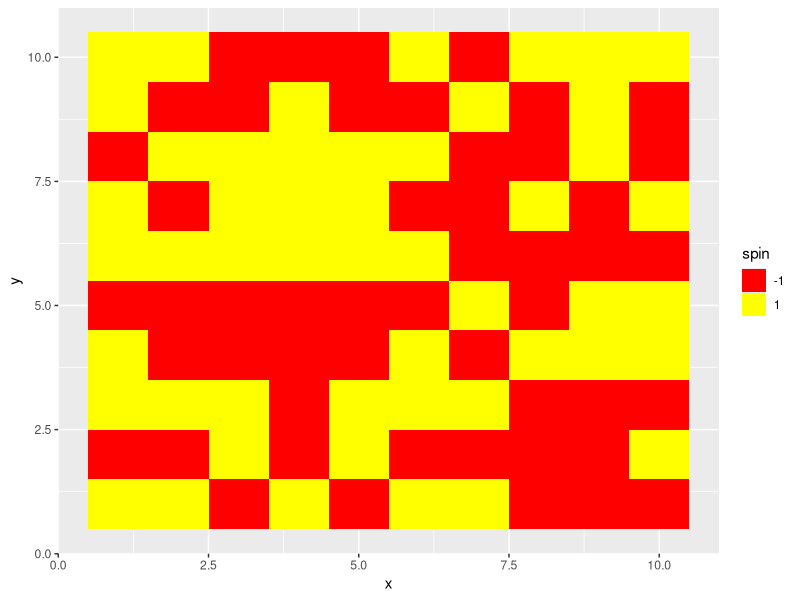
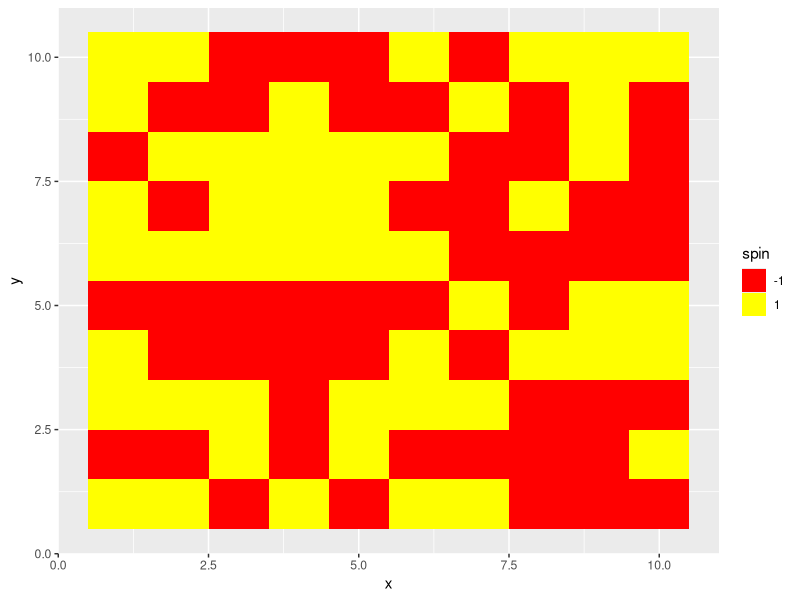
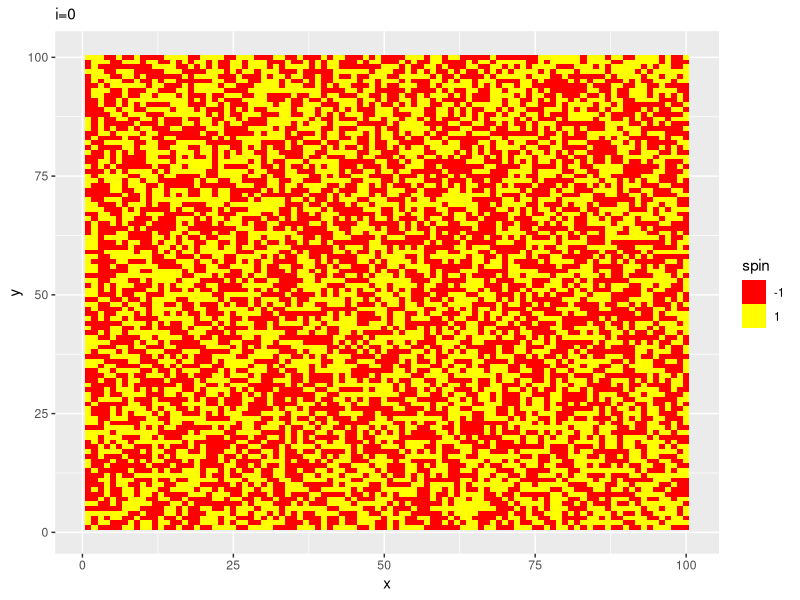

Here is the R script that generated these plots, in order:

# ch7.2 イジング模型 ---------------------------------------------------------------

# 7.2節で利用するパッケージ
library(tidyverse)


# 1辺のスピン数を指定
N <- 10

# スピンのマトリクスを初期化
spin_mat <- matrix(sample(x = c(-1, 1), size = N^2, replace = TRUE), nrow = N, ncol = N)

# スピンのデータフレームを作成
spin_df <- tibble(
  x = rep(1:N, times = N), 
  y = rep(1:N, each = N), 
  spin = as.vector(spin_mat)
)

# 作図
ggplot(spin_df, aes(x = x, y = y, fill = spin)) + 
  geom_tile() + 
  scale_fill_gradient(low = "red", high = "yellow", 
                       breaks = c(-1, 1), guide = guide_legend())


# パラメータを指定
J <- 1
h <- 0
t <- 1


# クラスタのマトリクスを初期化
cluster_mat <- matrix(1, nrow = N, ncol = N)

# 初回のクラスタのインデックスを生成
x_idx <- sample(x = 1:N, size = 1)
y_idx <- sample(x = 1:N, size = 1)

# 初回のクラスタを設定
cluster_mat[x_idx, y_idx] <- 0

# 初回のクラスタのスピンを取得
spin_cluster <- spin_mat[x_idx, y_idx]

# クラスタのインデックスを記録
cluster_idx_mat <- matrix(c(x_idx, y_idx), nrow = 1, ncol = 2)

# クラスタ数をカウント
n_cluster <- 1

# 追加判定用の確率値を計算
prob <- 1 - exp(-2 * J / t)

# 処理済みのクラスタ数
k <- 1
while(k <= n_cluster) {
  # クラスタのインデックスを取得
  x_idx <- cluster_idx_mat[k, 1]
  y_idx <- cluster_idx_mat[k, 2]
  
  # 隣接するインデックスを計算
  x_idx_plus <- x_idx + 1
  y_idx_plus <- y_idx + 1
  x_idx_minus <- x_idx - 1
  y_idx_minus <- y_idx - 1
  
  # 右隣を処理
  if(x_idx_plus <= N) { # 枠内である
    if(spin_mat[x_idx_plus, y_idx] == spin_cluster) { # 現クラスタと同じスピンである
      if(cluster_mat[x_idx_plus, y_idx] == 1) { # 未処理である
        # 判定用の確率値を生成
        p <- sample(seq(0, 1, 0.001), size = 1)
        if(p < prob) { # 確率で判定
          # 新たなクラスタのインデックスを記録
          cluster_idx_mat <- rbind(cluster_idx_mat, c(x_idx_plus, y_idx))
          
          # クラスタ数を加算
          n_cluster <- n_cluster + 1
          
          # クラスタを追加
          cluster_mat[x_idx_plus, y_idx] <- 0
        }
      }
    }
  }
  
  # 上隣を処理
  if(y_idx_plus <= N) { # 枠内である
    if(spin_mat[x_idx, y_idx_plus] == spin_cluster) { # 現クラスタと同じスピンである
      if(cluster_mat[x_idx, y_idx_plus] == 1) { # 未処理である
        # 判定用の確率値を生成
        p <- sample(seq(0, 1, 0.001), size = 1)
        if(p < prob) { # 確率で判定
          # 新たなクラスタのインデックスを記録
          cluster_idx_mat <- rbind(cluster_idx_mat, c(x_idx, y_idx_plus))
          
          # クラスタ数を加算
          n_cluster <- n_cluster + 1
          
          # クラスタを追加
          cluster_mat[x_idx, y_idx_plus] <- 0
        }
      }
    }
  }
  
  # 左隣を処理
  if(x_idx_minus >= 1) { # 枠内である
    if(spin_mat[x_idx_minus, y_idx] == spin_cluster) { # 現クラスタと同じスピンである
      if(cluster_mat[x_idx_minus, y_idx] == 1) { # 未処理である
        # 判定用の確率値を生成
        p <- sample(seq(0, 1, 0.001), size = 1)
        if(p < prob) { # 確率で判定
          # 新たなクラスタのインデックスを記録
          cluster_idx_mat <- rbind(cluster_idx_mat, c(x_idx_minus, y_idx))
          
          # クラスタ数を加算
          n_cluster <- n_cluster + 1
          
          # クラスタを追加
          cluster_mat[x_idx_minus, y_idx] <- 0
        }
      }
    }
  }
  
  # 下隣を処理
  if(y_idx_minus >= 1) { # 枠内である
    if(spin_mat[x_idx, y_idx_minus] == spin_cluster) { # 現クラスタと同じスピンである
      if(cluster_mat[x_idx, y_idx_minus] == 1) { # 未処理である
        p <- sample(seq(0, 1, 0.001), size = 1)
        if(p < prob) { # 確率で判定
          # 新たなクラスタのインデックスを記録
          cluster_idx_mat <- rbind(cluster_idx_mat, c(x_idx, y_idx_minus))
          
          # クラスタ数を加算
          n_cluster <- n_cluster + 1
          
          # クラスタを追加
          cluster_mat[x_idx, y_idx_minus] <- 0
        }
      }
    }
  }
  
  # 処理済みのクラスタ数を加算
  k <- k + 1
  print(paste0("k=", k, " (", k, " / ", n_cluster, ")"))
}

# スピンのマトリクスを更新:(スピンを反転)
spin_mat[cluster_mat == 0] <- spin_cluster * (-1)

# スピンのデータフレームを更新
spin_df <- tibble(
  x = rep(1:N, times = N), 
  y = rep(1:N, each = N), 
  spin = as.vector(spin_mat)
)

# 作図
ggplot(spin_df, aes(x = x, y = y, fill = spin)) + 
  geom_tile() + 
  scale_fill_gradient(low = "red", high = "yellow", 
                      breaks = c(-1, 1), guide = guide_legend())


# ・アニメーション ----------------------------------------------------------------

# 利用するパッケージ
library(tidyverse)
library(gganimate)


# 1辺のスピン数を指定
N <- 100

# スピンのマトリクスを初期化
spin_mat <- matrix(sample(x = c(-1, 1), size = N^2, replace = TRUE), nrow = N, ncol = N)

# スピンのデータフレームを作成
spin_df <- tibble(
  x = rep(1:N, times = N), 
  y = rep(1:N, each = N), 
  spin = as.vector(spin_mat), 
  label = as.factor(paste0("i=", 0))
)

# 作図
ggplot(spin_df, aes(x = x, y = y, fill = spin)) + 
  geom_tile() + 
  scale_fill_gradient(low = "red", high = "yellow", 
                      breaks = c(-1, 1), guide = guide_legend()) + 
  labs(subtitle = paste0("i=", 0))


# パラメータを指定
J <- 1
h <- 0
t <- 1

# 追加判定用の確率値を計算
prob <- 1 - exp(-2 * J / t)


# 試行回数を初期化
i <- 0

# イジング模型
while(abs(sum(spin_mat)) / N^2 < 0.95) {
  # 試行回数を加算
  i <- i + 1

  # クラスタのマトリクスを初期化
  cluster_mat <- matrix(1, nrow = N, ncol = N)
  
  # 起点のクラスタのインデックスを生成
  x_idx <- sample(x = 1:N, size = 1)
  y_idx <- sample(x = 1:N, size = 1)
  
  # 起点のクラスタを設定
  cluster_mat[x_idx, y_idx] <- 0
  
  # 起点のクラスタのスピンを取得
  spin_cluster <- spin_mat[x_idx, y_idx]
  
  # クラスタのインデックスを記録
  cluster_idx_mat <- matrix(c(x_idx, y_idx), nrow = 1, ncol = 2)
  
  # クラスタ数をカウントを初期化
  n_cluster <- 1
  
  # 処理済みのクラスタ数を初期化
  k <- 0
  
  # 試行
  while(k < n_cluster) {
    # 処理済みのクラスタ数を加算
    k <- k + 1
    
    # クラスタのインデックスを取得
    x_idx <- cluster_idx_mat[k, 1]
    y_idx <- cluster_idx_mat[k, 2]
    
    # 隣接するインデックスを計算
    x_idx_plus <- x_idx + 1
    y_idx_plus <- y_idx + 1
    x_idx_minus <- x_idx - 1
    y_idx_minus <- y_idx - 1
    
    # 右隣を処理
    if(x_idx_plus <= N) { # 枠内である
      if(spin_mat[x_idx_plus, y_idx] == spin_cluster) { # 現クラスタと同じスピンである
        if(cluster_mat[x_idx_plus, y_idx] == 1) { # 未処理である
          # 判定用の確率値を生成
          p <- sample(seq(0, 1, 0.001), size = 1)
          if(p < prob) { # 確率で判定
            # 新たなクラスタのインデックスを記録
            cluster_idx_mat <- rbind(cluster_idx_mat, c(x_idx_plus, y_idx))
            
            # クラスタ数を加算
            n_cluster <- n_cluster + 1
            
            # クラスタを追加
            cluster_mat[x_idx_plus, y_idx] <- 0
          }
        }
      }
    }
    
    # 上隣を処理
    if(y_idx_plus <= N) { # 枠内である
      if(spin_mat[x_idx, y_idx_plus] == spin_cluster) { # 現クラスタと同じスピンである
        if(cluster_mat[x_idx, y_idx_plus] == 1) { # 未処理である
          # 判定用の確率値を生成
          p <- sample(seq(0, 1, 0.001), size = 1)
          if(p < prob) { # 確率で判定
            # 新たなクラスタのインデックスを記録
            cluster_idx_mat <- rbind(cluster_idx_mat, c(x_idx, y_idx_plus))
            
            # クラスタ数を加算
            n_cluster <- n_cluster + 1
            
            # クラスタを追加
            cluster_mat[x_idx, y_idx_plus] <- 0
          }
        }
      }
    }
    
    # 左隣を処理
    if(x_idx_minus >= 1) { # 枠内である
      if(spin_mat[x_idx_minus, y_idx] == spin_cluster) { # 現クラスタと同じスピンである
        if(cluster_mat[x_idx_minus, y_idx] == 1) { # 未処理である
          # 判定用の確率値を生成
          p <- sample(seq(0, 1, 0.001), size = 1)
          if(p < prob) { # 確率で判定
            # 新たなクラスタのインデックスを記録
            cluster_idx_mat <- rbind(cluster_idx_mat, c(x_idx_minus, y_idx))
            
            # クラスタ数を加算
            n_cluster <- n_cluster + 1
            
            # クラスタを追加
            cluster_mat[x_idx_minus, y_idx] <- 0
          }
        }
      }
    }
    
    # 下隣を処理
    if(y_idx_minus >= 1) { # 枠内である
      if(spin_mat[x_idx, y_idx_minus] == spin_cluster) { # 現クラスタと同じスピンである
        if(cluster_mat[x_idx, y_idx_minus] == 1) { # 未処理である
          p <- sample(seq(0, 1, 0.001), size = 1)
          if(p < prob) { # 確率で判定
              # 新たなクラスタのインデックスを記録
            cluster_idx_mat <- rbind(cluster_idx_mat, c(x_idx, y_idx_minus))
          
            # クラスタ数を加算
            n_cluster <- n_cluster + 1
            
            # クラスタを追加
            cluster_mat[x_idx, y_idx_minus] <- 0
          }
        }
      }
    }
    
  }
  
  # スピンのマトリクスを更新:(スピンを反転)
  spin_mat[cluster_mat == 0] <- spin_cluster * (-1)
  
  # スピンのデータフレームを作成
  tmp_spin_df <- tibble(
    x = rep(1:N, times = N), 
    y = rep(1:N, each = N), 
    spin = as.vector(spin_mat), 
    label = as.factor(paste0("i=", i))
  )
  
  # 結果を結合
  spin_df <- rbind(spin_df, tmp_spin_df)
  
  # 結果を表示
  print(paste0(
    "i=", i, ", k=", k, ", rate:", round(abs(sum(spin_mat)) / N^2, 3)
  ))
}


# 作図
graph <- ggplot(spin_df, aes(x = x, y = y, fill = spin)) + 
  geom_tile() + 
  scale_fill_gradient(low = "red", high = "yellow", 
                      breaks = c(-1, 1), guide = guide_legend()) + 
  gganimate::transition_manual(label) + 
  labs(subtitle = "{current_frame}")

# gif画像を出力
gganimate::animate(graph, nframes = i + 1, fps = 10)
